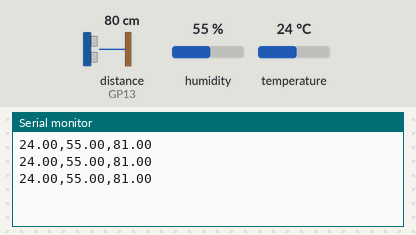
Recording of a sketch running on a simulated Raspberry Pi Pico. On the bench: the last lines printed to the serial monitor. The test bench sets the inputs (shaded band); at power-on: distance to the obstacle (sensor on GP13) 80 cm, humidity 55 %, temperature 24 °C. The echo pulse lasts 58.3 µs per cm.

Above: at 1.8 s.
1.9 s: distance to the obstacle (sensor on GP13) set to 2 cm
At 2.4 s:
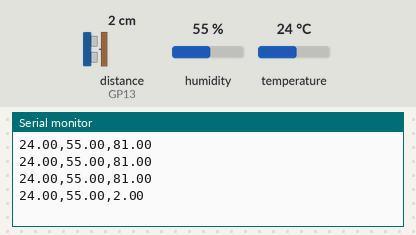
3.4 s: humidity set to 22 %
At 3.9 s:
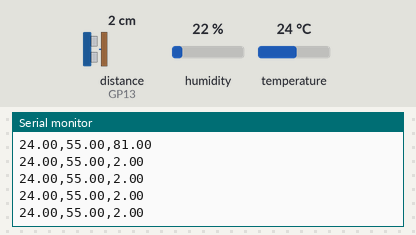
4.9 s: temperature set to 12 °C
At 5.81 s:
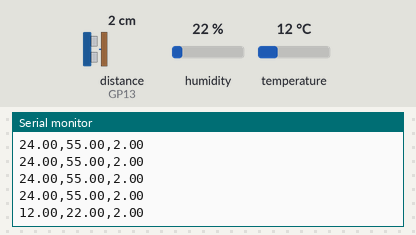
6.4 s: distance to the obstacle (sensor on GP13) set to 4 cm
At 6.9 s:
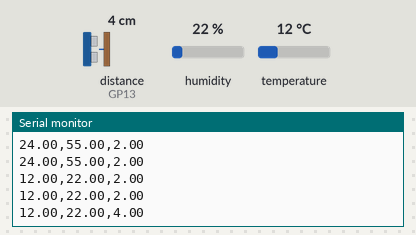
7.9 s: humidity set to 40 %
At 8.31 s:
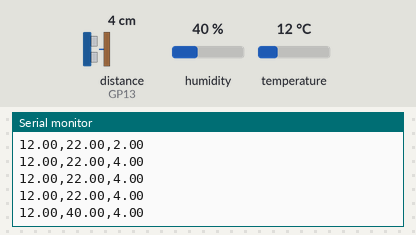
Timing chart, 0 to 10.4 s (numbered marks = the images above; inputs shaded):
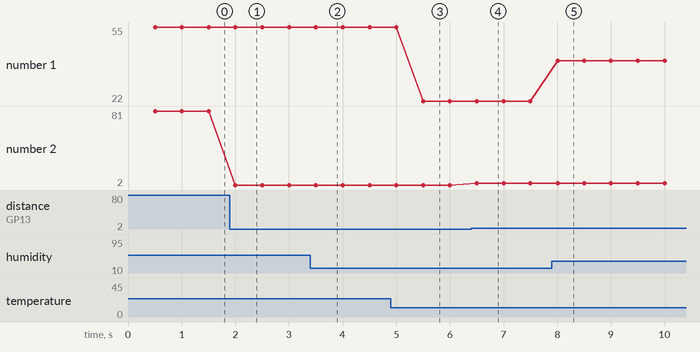

The sketch:

combined_121.ino
```cpp
// snippet: combined_121
// tags: combined, multi-sensor, millis, dht, newping
// boards: avr, esp32, megaavr, nano33iot, rp2040
// not-tags: romi32u4
// library: DHT, NewPing
// description: Read DHT22 on pin 4 and HC-SR04 on pins 12/13 simultaneously
// prompts: dht22, hc-sr04, 12/13, simultaneously, declare, float
// verified: compile-only
// source: kd-generated (id 121)
// exact-include: DHT.h, NewPing.h

#include <DHT.h>
#include <NewPing.h>

#define DHTPIN 4
#define DHTTYPE DHT22
#define TRIGGER 12
#define ECHO 13
#define MAX_CM 400

DHT dht(DHTPIN, DHTTYPE);
NewPing sonar(TRIGGER, ECHO, MAX_CM);

float temperature = 0.0;
float humidity = 0.0;
float distanceCm = 0.0;

unsigned long prevMs = 0;
const unsigned long INTERVAL = 500;

void setup() {
  Serial.begin(9600);
  dht.begin();
}

void loop() {
  unsigned long now = millis();
  if (now - prevMs >= INTERVAL) {
    prevMs = now;

    // Read DHT22
    float newTemp = dht.readTemperature();
    float newHum = dht.readHumidity();

    if (!isnan(newTemp) && !isnan(newHum)) {
      temperature = newTemp;
      humidity = newHum;
    }

    // Read HC-SR04
    int newDist = sonar.ping_cm();  // NewPing: distance in cm (blocking ~10us-4ms)
    if (newDist != 0) {
      distanceCm = newDist;
    }

    // Print CSV
    Serial.print(temperature);
    Serial.print(",");
    Serial.print(humidity);
    Serial.print(",");
    Serial.println(distanceCm);
  }
}
```

Measured:
- after the input at 1.9 s, the serial monitor: prints a new line after 0.10 s (image 1)
- after the input at 4.9 s, the serial monitor: prints a new line after 0.61 s (image 3)
- after the input at 6.4 s, the serial monitor: prints a new line after 0.10 s (image 4)
- after the input at 7.9 s, the serial monitor: prints a new line after 0.11 s (image 5)
- plotted number 1: 22 → 40 after the input at 7.9 s
- plotted number 2: 81 → 2 after the input at 1.9 s, 2 → 4 after the input at 6.4 s
